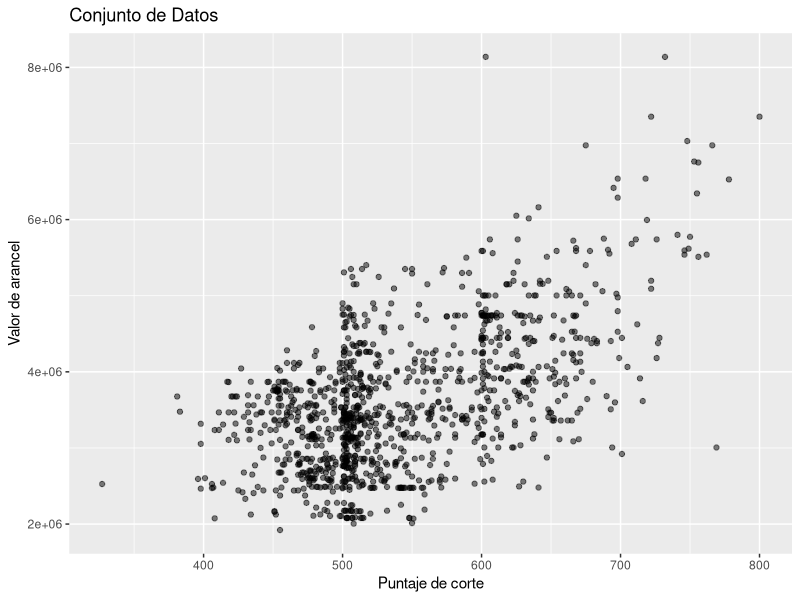
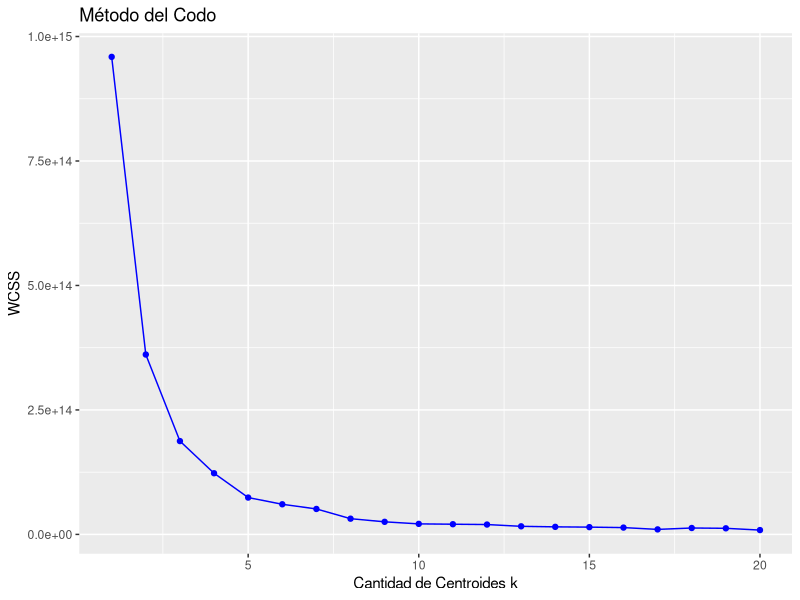
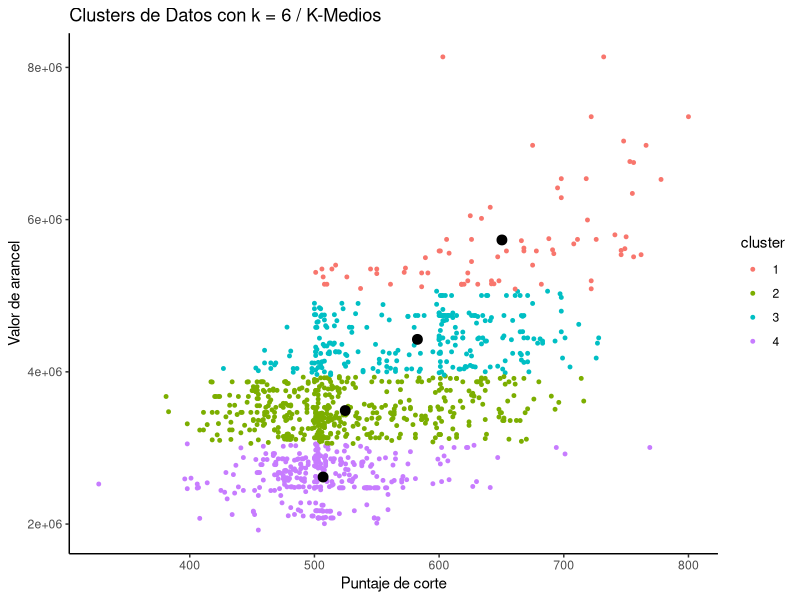

Reproduce these figures in R, in order.
# Preparamos el espacio de trabajo
# Cargamos los datos --------------------------------------------------------------------------

library(data.table
)

data <- fread(
  # Ubicación del archivo
  input = "data/base_indices_2005-2021.csv",
  colClasses = c("numeric","numeric")
)[`Valor de arancel`>1000,]

lapply(data, class)

summary(data)

# Transformación / Manipulación ---------------------------------------------------------------

#data[j = `:=`(
#  Puntaje_de_corte = as.numeric(`Puntaje de corte`),
#  Valor_arancel = numeric(`Valor de arancel`)

#)][]


# Guardamos los datos procesados ------------------------------------------------

saveRDS(data, file = "data/data.RDS")


# Graficamos de forma exploratoria los datos ------------------------------

library(ggplot2)
ggplot(aes(x = `Puntaje de corte`, y = `Valor de arancel`), data = data) + geom_point( alpha = 0.5) + ggtitle('Conjunto de Datos')



# Utilizar el método del codo para determinar la cantidad de centr --------

set.seed(1234)
wcss <- vector()
for(i in 1:20){
  wcss[i] <- sum(kmeans(data, i)$withinss)
}


#Graficar
ggplot() + geom_point(aes(x = 1:20, y = wcss), color = 'blue') + 
  geom_line(aes(x = 1:20, y = wcss), color = 'blue') + 
  ggtitle("Método del Codo") + 
  xlab('Cantidad de Centroides k') + 
  ylab('WCSS')


#Una vez seleccionada la cantidad de centroides, se aplica el algoritmo con esa cantidad----


set.seed(1234)
kmeans <- kmeans(data, 4, iter.max = 1000, nstart = 10)


#Ahora graficamos los clusters -----

data$cluster <- kmeans$cluster
ggplot() + geom_point(aes(x = `Puntaje de corte`, y = `Valor de arancel`, color = as.factor(cluster)), data = data, size = 1) +
  geom_point(aes(x = kmeans$centers[, 1], y = kmeans$centers[, 2]), color = 'black', size = 3) +
  labs(x='Puntaje de corte', y='Valor de arancel', col='cluster') +
  ggtitle('Clusters de Datos con k = 6 / K-Medios') +
  theme_classic()


